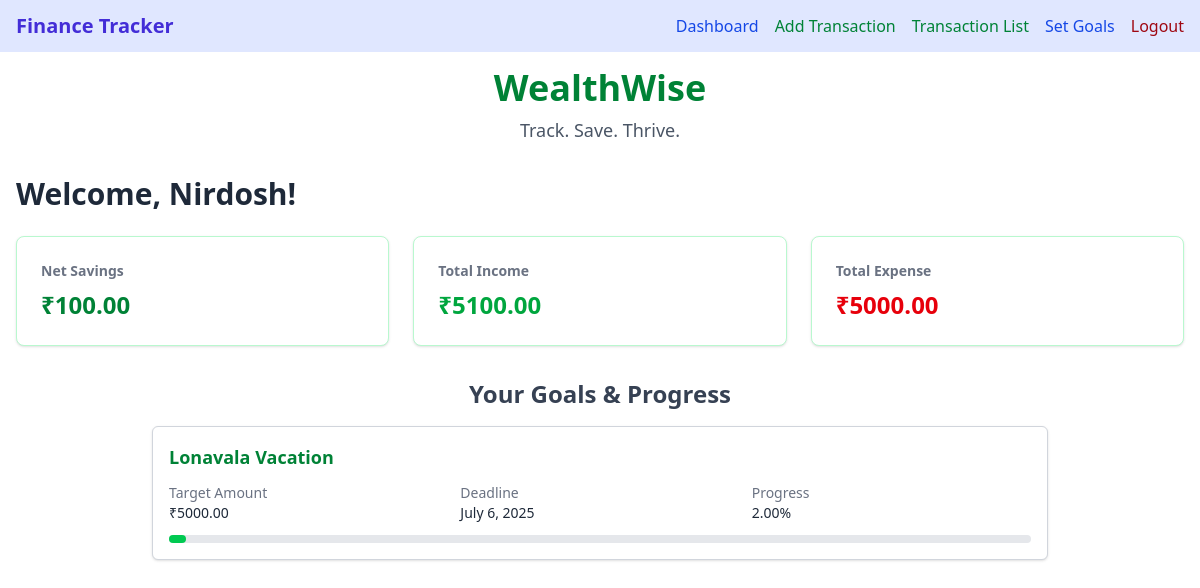
Screenshot of / (signed in) with the database file from the repository.
### finance/models.py (models this page shows, shortened)
class Goal(models.Model):
    user=models.ForeignKey(User,on_delete=models.CASCADE)
    name=models.CharField(max_length=150)
    target_amount=models.DecimalField(max_digits=10,decimal_places=2)
    deadline=models.DateField()

### finance/views.py (the view)
# urls.py: path('',views.dashboardView,name='dashboardView'),
@login_required
def dashboardView(request):
    if(request.method=="GET"):
        all_transactions=transactions.objects.filter(user=request.user)
        all_goals=Goal.objects.filter(user=request.user)
        total_income=transactions.objects.filter(user=request.user,transaction_type="Income")
        income_amount=0
        for income in total_income:
            income_amount=income_amount+income.amount
        total_expense=transactions.objects.filter(user=request.user,transaction_type="Expense")
        expense_amount=0
        for expense in total_expense:
            expense_amount=expense_amount+expense.amount
        netSavings=income_amount-expense_amount
        remainingSavings=netSavings
        goalProgress=[]
        for goal in all_goals:
            if remainingSavings>=goal.target_amount:
                goalProgress.append({'goal':goal, 'progress':100})
                remainingSavings=remainingSavings-goal.target_amount
            elif remainingSavings>0:
                progress=(remainingSavings/goal.target_amount)*100
                goalProgress.append({'goal':goal, 'progress':progress})
                remainingSavings=0
            else:
                goalProgress.append({'goal':goal, 'progress':0})
        passingValues={
            'all_transactions':all_transactions,
            'all_goals':all_goals,
            'netSavings':netSavings,
            'income_amount':income_amount,
            'expense_amount':expense_amount,
            'goalProgress':goalProgress,
        }
    return render(request,'finance/dashboard.html',passingValues)

### finance/templates/finance/dashboard.html (shortened to what this page needs)
{% extends "finance/base.html" %}
{% block content %}
<div class="text-center mb-8">
    <h1 class="text-4xl font-extrabold text-green-700 mb-2 mt-4">
      WealthWise
    </h1>
    <p class="text-gray-600 text-lg">
      Track. Save. Thrive.
    </p>
  </div>
<div class="max-w-7xl mx-auto mt-8 px-4">
    <h2 class="text-2xl md:text-3xl font-bold text-gray-800 mb-6">
        Welcome, {{ user.username|capfirst }}!
    </h2>
    <div class="grid grid-cols-1 md:grid-cols-3 gap-6">
      <div class="bg-white rounded-lg shadow p-6 border border-green-200">
        <p class="text-sm font-semibold text-gray-500 mb-2">Net Savings</p>
        <p class="text-2xl font-bold text-green-700">₹{{ netSavings }}</p>
      </div>
      <div class="bg-white rounded-lg shadow p-6 border border-green-200">
        <p class="text-sm font-semibold text-gray-500 mb-2">Total Income</p>
        <p class="text-2xl font-bold text-green-600">₹{{ income_amount }}</p>
      </div>
      <div class="bg-white rounded-lg shadow p-6 border border-green-200">
        <p class="text-sm font-semibold text-gray-500 mb-2">Total Expense</p>
        <p class="text-2xl font-bold text-red-600">₹{{ expense_amount }}</p>
      </div>
    </div>
  </div>
  <div class="max-w-4xl mx-auto mt-8 mb-8">
    <h2 class="text-2xl font-bold text-gray-700 mb-4 text-center">
      Your Goals & Progress
    </h2>
    <div class="space-y-4">
      {% for item in goalProgress %}
        <div class="bg-white shadow-sm rounded-md p-4 border border-gray-300">
          <h3 class="text-lg font-semibold text-green-700 mb-3">
            {{ item.goal.name }}
          </h3>
          <div class="grid grid-cols-1 md:grid-cols-3 gap-3 mb-3 text-sm">
            <div>
              <p class="text-gray-500">Target Amount</p>
              <p class="text-gray-800 font-medium">₹{{ item.goal.target_amount }}</p>
            </div>
            <div>
              <p class="text-gray-500">Deadline</p>
              <p class="text-gray-800 font-medium">{{ item.goal.deadline }}</p>
            </div>
            <div>
              <p class="text-gray-500">Progress</p>
              <p class="text-gray-800 font-medium">{{ item.progress|floatformat:2 }}%</p>
            </div>
          </div>
          <div class="w-full bg-gray-200 rounded h-2">
            <div
              class="h-2 rounded bg-green-500 transition-all duration-500"
              style="width: {{ item.progress }}%;">
            </div>
          </div>
        </div>
      {% endfor %}
    </div>
  </div>
{% endblock %}

### rows the page displays
Goal: goal.name "Lonavala Vacation", goal.target_amount "5000.00", goal.deadline "July 6, 2025", progress "2.00"

### other values shown
{{ user.username|capfirst }} "Nirdosh"
{{ netSavings }} "100.00"
{{ income_amount }} "5100.00"
{{ expense_amount }} "5000.00"
